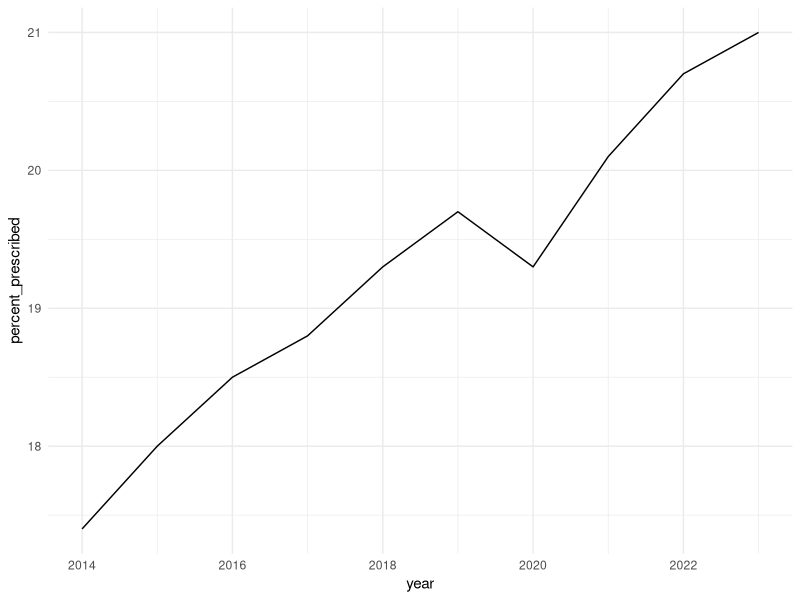
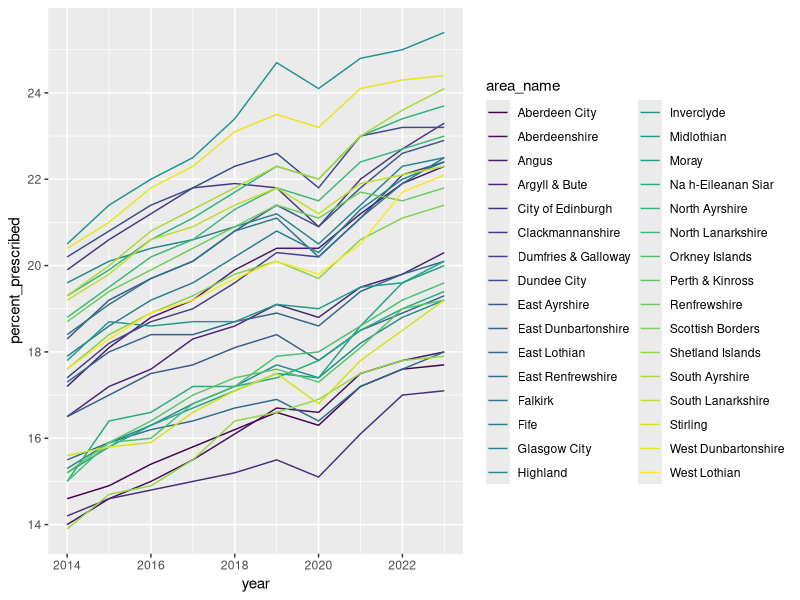

Source code (R) for these figures, in order:
## ---- chunk 1
library("tidyverse")
library("viridis")
## ---- chunk 2
df_all_data <- read_csv('./data/ScotPHO_Population prescribed drugs for anxiety depression and psychosis_allyears_national_and_council_extract_2025-11-03.csv')
## ---- chunk 3
df_all_data |> 
    # Filtering by the 'total' quintile, as that's what we're interested in
    filter(quintile == 'Total') |> 
    # Getting the count (`n`) and the min/max values for the `value` and `year` columns to see 
    # if anything is out of the expected range
    # Also checking for missing (`na`) values in the columns
    summarise(
        n = n(), 
        minValue = min(value, na.rm=TRUE), maxValue = max(value, na.rm=TRUE), missingValue = sum(is.na(value)),
        minYear = min(year), maxYear = max(year), missingYear = sum(is.na(year))
    )
## ---- chunk 4
df_all_data <- df_all_data |> 
    mutate(year = as.integer(year)) |> 
    filter(!is.na(value))
## ---- chunk 5
national_data <- df_all_data |> 
        # Filtering by 'Total' values and only for Scotland as a whole
        filter(quintile == "Total" & area_type=="Scotland") |> 
        # Only selecting the 'year' and 'value' columns as this is all that is needed.
        select(c("year", "value")) |> 
        rename(percent_prescribed = value)

local_authority_data <- df_all_data |>
        # Filtering by 'Total' values and where the 'area_type' is the Council Area to get Local Authority data
        filter(quintile == "Total" & area_type=="Council area") |> 
        # Selecting the 'year', 'value' and 'area_name' for the local authorities
        select(c("year", "area_name", "value")) |> 
        rename(percent_prescribed = value)
## ---- chunk 6
national_data |> 
    summarise(n = n(), mean = mean(percent_prescribed), sd = sd(percent_prescribed), iqr = IQR(percent_prescribed))
local_authority_data |> 
    summarise(n = n(), mean = mean(percent_prescribed), sd = sd(percent_prescribed), iqr = IQR(percent_prescribed))
## ---- chunk 7
local_authority_data |> 
    filter(
        area_name %in% c("Aberdeen City", "Aberdeenshire", "Angus")) |> 
    kruskal.test(percent_prescribed~area_name)
## ---- chunk 8
national_data |> 
    ggplot(aes(x=year, y=percent_prescribed)) +
    geom_path() + 
    scale_colour_viridis_d() +
    theme_minimal()
## ---- chunk 9
local_authority_data |> 
    ggplot(aes(x=year, y=percent_prescribed, color=area_name)) +
    geom_path() + 
    scale_colour_viridis_d()
## ---- chunk 10
df_green_space <- read_csv('./data/3rd-state-of-scotlands-greenspace-appendix-6-4.csv')
## ---- chunk 11
# avg_time_in_hospital_by_deprivation_and_age_groups <- total_time_2020 |> 
#     mutate(age_bin = cut(age, breaks=c(0,10,20,30,40,50,60,70,80,90,100), include.lowest = TRUE)) |> 
#     group_by(deprivation, age_bin) |> 
#     summarise(avg_days_in_hospital = mean(total_time_days))
## ---- chunk 12
# plot_names <- c('1' = '1 - Most Deprived',
#                 '2' = '2',
#                 '3' = '3',
#                 '4' = '4',
#                 '5' = '5 - Least Deprived')
## ---- chunk 13
# avg_time_in_hospital_by_deprivation_and_age_groups |> 
    # mutate(deprivation = as.character(deprivation)) |> 
    # ggplot(
    #     aes(x = age_bin, y=avg_days_in_hospital, colour=deprivation)) + 
    # geom_point() +
    # scale_y_continuous(breaks = seq(0, 13, 1)) +
    # #scale_x_continuous(breaks = seq(0,100, 5)) + 
    # ggtitle("Length of stay in hospital by Age and by Deprivation") +
    # ylab("Average number of days in Hospital") +
    # xlab("Age Group") +
    # scale_colour_viridis_d() + 
    # theme_bw()
## ---- chunk 14
# total_time_2020 |> 
#     group_by(deprivation, age) |> 
#     summarise(avg_days_in_hospital = mean(total_time_days)) |> 
#     mutate(deprivation = as.character(deprivation)) |> 
#     ggplot(aes(x = age, y=avg_days_in_hospital, colour=deprivation)) + 
#     geom_point() +
#     geom_smooth(se = FALSE) + 
#     scale_y_continuous(breaks = seq(0, 17, 1)) +
#     scale_x_continuous(breaks = seq(0,100, 5)) + 
#     labs(
#         title = "Length of stay in hospital by Age and by Deprivation",
#         x = "Age",
#         y = "Number of days in Hospital",
#         color = "SIMD Deprivation Level"
#     ) +
#     scale_color_viridis_d() +
#     theme(panel.background = element_rect(fill = 'darkgrey', color = 'black'),
#           panel.grid.major = element_line(color = 'lightgrey', linetype = 'dotted'),
#           panel.grid.minor = element_line(color = 'lightgrey', size = .2))
#     #theme_bw()
